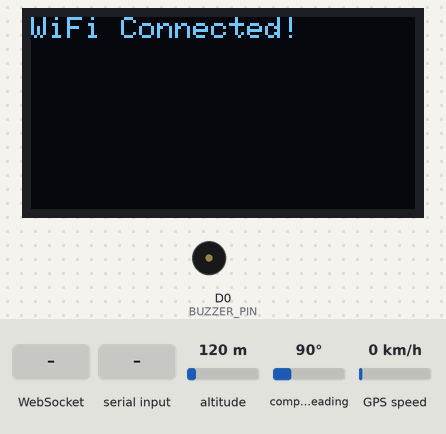
A sketch run on a simulated ESP8266 (NodeMCU). On the bench: 128×64 one-colour display, buzzer (waves = sounding, pin HIGH). The inputs (shaded band) are chosen by the test bench; at power-on: altitude 120 m, compass heading 90°, GPS speed 0 km/h. WiFi joins after 1.5 s; servers stay silent unless stated; the GPS gets a fix after 3 s at 37.7749, -122.4194 with 8 satellites; what the sketch prints to the serial monitor is not drawn.

Above: at 2.7 s.
2.8 s: WebSocket text "warning" received
At 3.2 s:
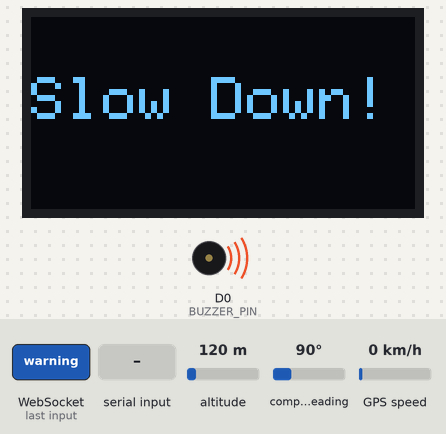
At 6.2 s:
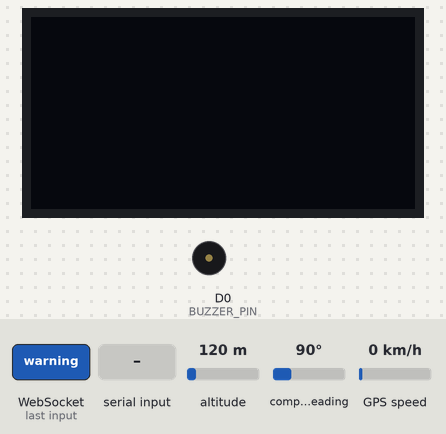
6.4 s: altitude set to 500 m
9.4 s: "warning" received over the second serial link
11.5 s: compass heading set to 269°
Timing chart, 0 to 14.5 s (numbered marks = the images above; inputs shaded):
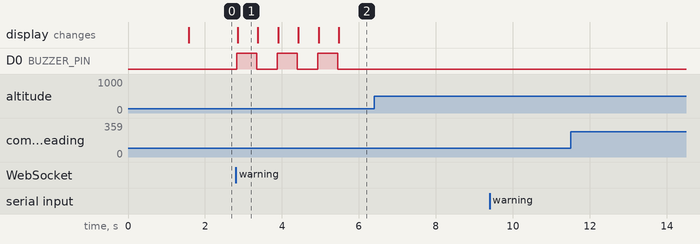

Measured:
- after the input at 2.8 s, D0 (BUZZER_PIN): alternates HIGH for 0.53 s and LOW for 0.53 s, starting at once; the display: changes after 0.05 s (image 1)
- after the input at 6.4 s, every drawn part: stays the same
- after the input at 9.4 s, every drawn part: stays the same
- after the input at 11.5 s, every drawn part: stays the same
- what the display in image 1 shows lasts 0.5 s, from 2.9 s to 3.4 s

The sketch:

arduino.ino
```cpp
#include <ESP8266WiFi.h>
#include <WebSocketsClient.h>
#include <ArduinoJson.h>
#include <SoftwareSerial.h>
#include <TinyGPS++.h>
#include <Wire.h>
#include <Adafruit_GFX.h>
#include <Adafruit_SSD1306.h>

// WiFi Credentials
const char* ssid = "Your wifi SSID";
const char* password = "Your wifi password";

// WebSocket Server Info
const char* websocketHost = "34.66.190.241";
const int websocketPort = 8080;
const char* websocketPath = "/ws?driverId=Lahiru121";

// WebSocket Client
WebSocketsClient webSocket;
bool isConnected = false;

// GPS Module Pins (Use GPIO 0 & 2 for SoftwareSerial)
#define RXPin 2  // GPS TX ---- ESP8266 GPIO2 D4
#define TXPin 0  // GPS RX ---- ESP8266 GPIO0 D3
#define BUZZER_PIN 16
#define GPSBaud 9600

// OLED display configuration
#define SCREEN_WIDTH 128
#define SCREEN_HEIGHT 64
#define OLED_RESET -1
Adafruit_SSD1306 display(SCREEN_WIDTH, SCREEN_HEIGHT, &Wire, OLED_RESET);

// Create SoftwareSerial for GPS
SoftwareSerial gpsSerial(RXPin, TXPin);
TinyGPSPlus gps;

void webSocketEvent(WStype_t type, uint8_t * payload, size_t length) {
  switch (type) {
    case WStype_CONNECTED:
      Serial.println("Connected to WebSocket server");
      isConnected = true;
      break;

    case WStype_TEXT: {
      String message = String((char*)payload);
      if (message.indexOf("warning") != -1) {
        ringBuzzerAndShowWarning();
      }
      break;
    }

    case WStype_DISCONNECTED:
      Serial.println("Disconnected from WebSocket!");
      isConnected = false;
      break;
  }
}

void sendGPSData() {
  if (isConnected) {
    StaticJsonDocument<200> doc;

    float latitude = gps.location.lat();
    float longitude = gps.location.lng();
    float speed = gps.speed.kmph();

    Serial.print("Latitude: ");
    Serial.println(latitude, 6);
    Serial.print("Longitude: ");
    Serial.println(longitude, 6);
    Serial.print("Speed: ");
    Serial.println(speed);

    unsigned long timestamp = millis();

    doc["latitude"] = latitude;
    doc["longitude"] = longitude;
    doc["speed"] = speed;
    doc["timestamp"] = timestamp;

    String jsonStr;
    serializeJson(doc, jsonStr);

    webSocket.sendTXT(jsonStr);
  } else {
    Serial.println("Waiting for valid GPS data...");
  }
}

void ringBuzzerAndShowWarning() {
  Serial.println("ringBuzzerAndShowWarning function is called");

  for (int i = 0; i < 3; i++) {
    // Turn on buzzer and show message
    digitalWrite(BUZZER_PIN, HIGH);

    display.clearDisplay();
    display.setTextSize(2);
    display.setTextColor(WHITE);
    display.setCursor(0, 20);
    display.println("Slow Down!");
    display.display();

    delay(500);

    // Turn off buzzer and clear display
    digitalWrite(BUZZER_PIN, LOW);

    display.clearDisplay();
    display.display();

    delay(500);
  }
}


void setup() {
  pinMode(BUZZER_PIN, OUTPUT);
  Serial.begin(9600);
  gpsSerial.begin(GPSBaud);

  // Start I2C with SDA=D2 (GPIO4), SCL=D1 (GPIO5)
  Wire.begin(D2, D1);

  if (!display.begin(SSD1306_SWITCHCAPVCC, 0x3C)) {
    Serial.println(F("SSD1306 allocation failed"));
    while (true);
  }

  display.clearDisplay();
  display.setTextSize(1.2);
  display.setTextColor(WHITE);
  display.setCursor(0, 0);
  display.println("Connecting...");
  display.display();

  // Connect to WiFi
  WiFi.begin(ssid, password);
  Serial.print("Connecting to WiFi");
  while (WiFi.status() != WL_CONNECTED) {
    delay(500);
    Serial.print(".");
  }
  Serial.println("\nConnected to WiFi");

  display.clearDisplay();
  display.setCursor(0, 0);
  display.println("WiFi Connected!");
  display.display();

  // Setup WebSocket Client
  webSocket.begin(websocketHost, websocketPort, websocketPath);
  webSocket.onEvent(webSocketEvent);
}

void loop() {
  webSocket.loop();

  while (gpsSerial.available()) {
    char c = gpsSerial.read();
    Serial.write(c);

    if (gps.encode(c)) {
      Serial.print("Latitude: ");
      Serial.println(gps.location.lat(), 6);
      Serial.print("Longitude: ");
      Serial.println(gps.location.lng(), 6);
    }
  }

  // Send GPS Data every second
  static unsigned long lastSentTime = 0;
  if (millis() - lastSentTime >= 1000) {
    sendGPSData();
    lastSentTime = millis();
  }
}
```
